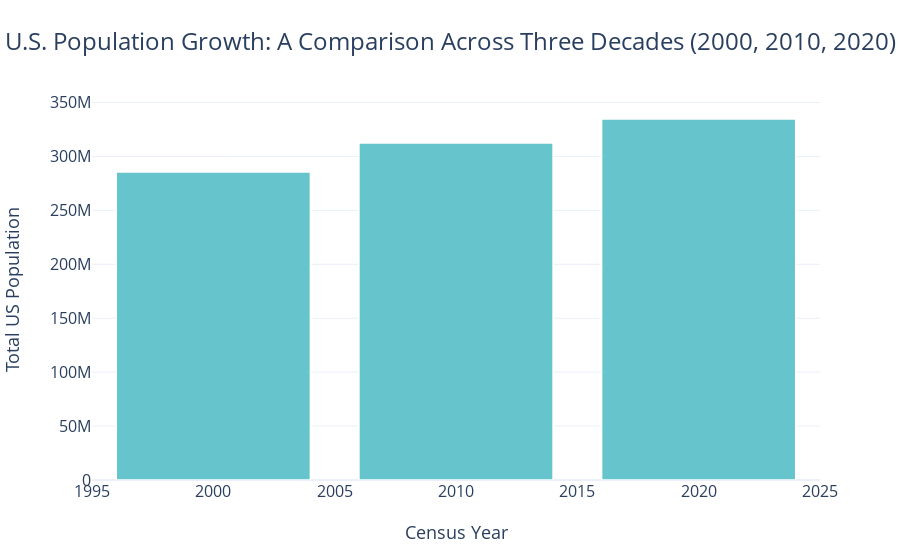

Source (notebook cell):
### Code cell
import plotly.express as px
import pandas as pd

# Grouping the data by year and summing up the populations
total_population_by_year = df.groupby('YEAR')['POPULATION'].sum()

# Filtering out the years 2000, 2010, and 2020 for the comparison
selected_years = [2000, 2010, 2020]
total_population_selected_years = total_population_by_year[total_population_by_year.index.isin(selected_years)]

# Creating the comparative bar chart for the total U.S. population in 2000, 2010, and 2020
population_trend_chart = px.bar(
    total_population_selected_years,
    title="U.S. Population Growth: A Comparison Across Three Decades (2000, 2010, 2020)",
    labels={'value': 'Total US Population', 'YEAR': 'Census Year'},
    template="plotly_white",
    color_discrete_sequence=px.colors.qualitative.Pastel,
)

# Customizing the layout and font sizes
population_trend_chart.update_layout(
    title_font_size=24,
    title_x=0.5,
    xaxis_title_font_size=18,
    yaxis_title_font_size=18,
    xaxis_tickfont_size=16,
    yaxis_tickfont_size=16,
    xaxis=dict(title_standoff=25),
    yaxis=dict(title_standoff=25),
    showlegend=False
)
population_trend_chart.update_traces(marker_line_width=1.5, selector=dict(type='bar'))

population_trend_chart.show()
population_trend_chart.write_html('C:\\Users\\sushe\\OneDrive\\Desktop\\Plot0.html')

### Figure 1 — Plotly figure (JSON) as saved in the notebook; plotly's stock layout.template omitted (floating-point values rounded to 4 significant figures)
{"data": [{"alignmentgroup": "True", "hovertemplate": "variable=POPULATION<br>Census Year=%{x}<br>Total US Population=%{y}<extra></extra>", "legendgroup": "POPULATION", "marker": {"color": "rgb(102, 197, 204)", "line": {"width": 1.5}, "pattern": {"shape": ""}}, "name": "POPULATION", "offsetgroup": "POPULATION", "orientation": "v", "showlegend": true, "textposition": "auto", "type": "bar", "x": [2000, 2010, 2020], "xaxis": "x", "y": [285620445, 312471327, 334735155], "yaxis": "y"}], "layout": {"barmode": "relative", "legend": {"title": {"text": "variable"}, "tracegroupgap": 0}, "showlegend": false, "title": {"font": {"size": 24}, "text": "U.S. Population Growth: A Comparison Across Three Decades (2000, 2010, 2020)", "x": 0.5}, "xaxis": {"anchor": "y", "domain": [0, 1], "tickfont": {"size": 16}, "title": {"font": {"size": 18}, "standoff": 25, "text": "Census Year"}}, "yaxis": {"anchor": "x", "domain": [0, 1], "tickfont": {"size": 16}, "title": {"font": {"size": 18}, "standoff": 25, "text": "Total US Population"}}}}
